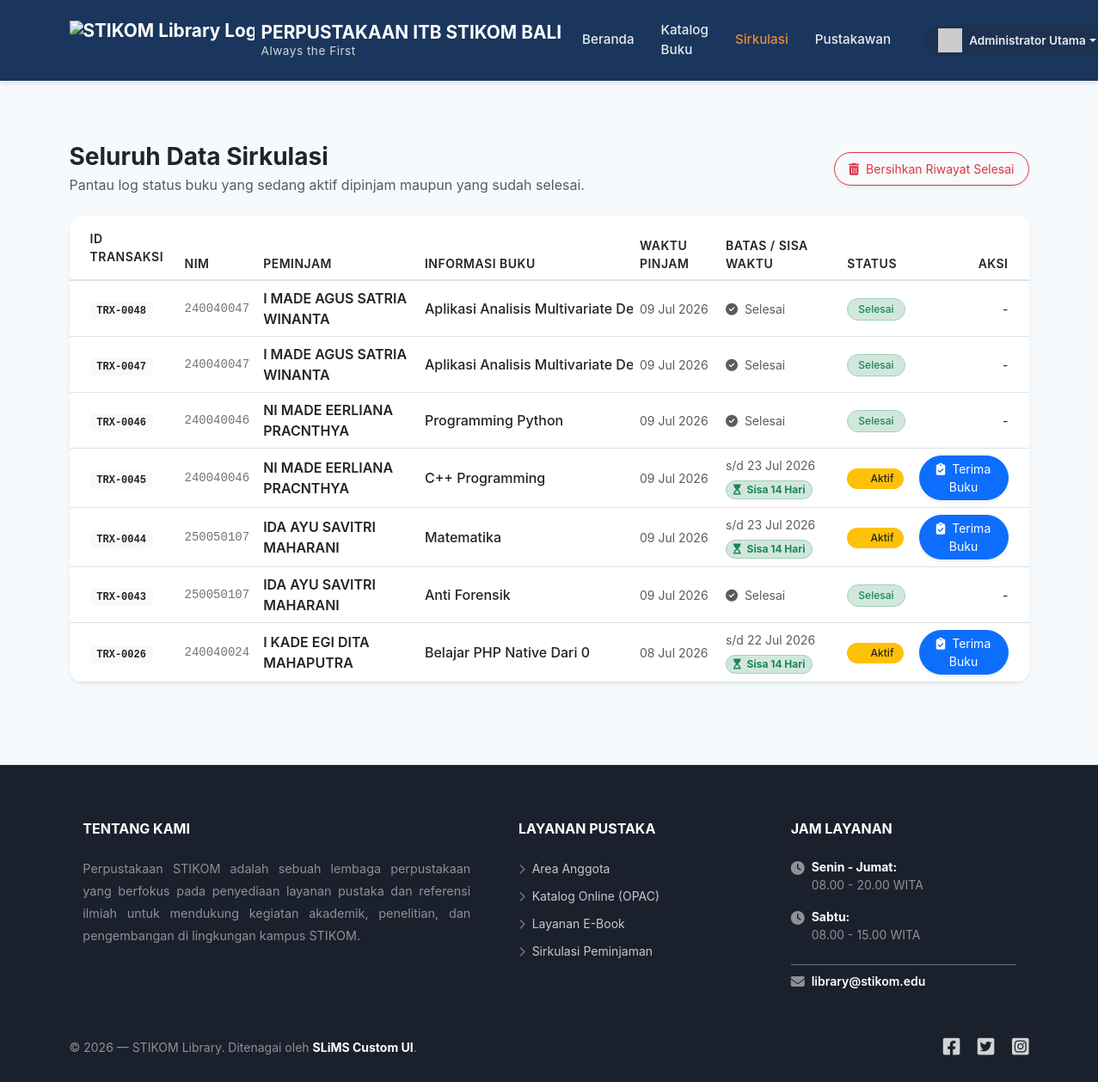
Screenshot of /peminjaman.php (signed in) with the database file from the repository.
### tables this page shows
CREATE TABLE loans (
    id INTEGER PRIMARY KEY AUTOINCREMENT, user_id INTEGER, 
    book_id INTEGER, tanggal_pinjam TEXT, status TEXT,
    FOREIGN KEY(user_id) REFERENCES users(id), FOREIGN KEY(book_id) REFERENCES books(id)
);

CREATE TABLE users (
    id INTEGER PRIMARY KEY AUTOINCREMENT, username TEXT UNIQUE, 
    password TEXT, nama_lengkap TEXT, role TEXT
);

CREATE TABLE books (
    id INTEGER PRIMARY KEY AUTOINCREMENT, judul TEXT, 
    pengarang TEXT, penerbit TEXT, stok INTEGER
);

### config.php (called while the page is built, shortened)
<?php
function isLoggedIn() {
    return isset($_SESSION['user_id']);
}
function hasRole($roles) {
    return isLoggedIn() && in_array($_SESSION['role'], (array)$roles);
}
?>

### peminjaman.php (the view, shortened to what this page needs)
<?php
require_once 'config.php';
if (hasRole(['Admin', 'Pustakawan'])) {
    $query = "SELECT l.*, b.judul, u.username, u.nama_lengkap FROM loans l
              JOIN books b ON l.book_id = b.id
              JOIN users u ON l.user_id = u.id
              ORDER BY l.id DESC";
    $stmt = $pdo->query($query);
}
$loans = $stmt->fetchAll();
$has_completed_loans = false;
foreach ($loans as $loan) {
    if ($loan['status'] === 'Dikembalikan') {
        $has_completed_loans = true;
        break;
    }
}
include 'header.php';
?>
<div class="container my-5 pt-4">
    <div class="row align-items-center mb-4">
        <div class="col-md-7">
            <h3 class="fw-bold text-dark mb-1">
                <?= hasRole(['Admin', 'Pustakawan']) ? 'Seluruh Data Sirkulasi' : 'Riwayat Peminjaman Anda' ?>
            </h3>
            <p class="text-muted mb-0">Pantau log status buku yang sedang aktif dipinjam maupun yang sudah selesai.</p>
        </div>
        <div class="col-md-5 text-md-end mt-3 mt-md-0">
            <?php if (hasRole(['Admin', 'Pustakawan']) && $has_completed_loans): ?>
                <form method="POST" onsubmit="return confirm('Apakah Anda yakin ingin menghapus SEMUA riwayat peminjaman yang sudah selesai/dikembalikan? Tindakan ini permanen.');" class="d-inline">
                    <button type="submit" class="btn btn-outline-danger btn-sm px-3 py-2 shadow-sm rounded-pill">
                        <i class="fas fa-trash-alt me-1"></i> Bersihkan Riwayat Selesai
                    </button>
                </form>
            <?php endif; ?>
        </div>
    </div>
    <div class="card card-sirkulasi border-0 shadow-sm">
        <div class="card-body p-0">
            <div class="table-responsive">
                <table class="table table-modern table-hover align-middle mb-0">
                    <thead class="text-muted small text-uppercase">
                        <tr>
                            <th class="ps-4 py-3">ID Transaksi</th>
                            <th>NIM</th>
                            <th>Peminjam</th>
                            <th>Informasi Buku</th>
                            <th>Waktu Pinjam</th>
                            <th>Batas / Sisa Waktu</th>
                            <th>Status</th>
                            <th class="text-end pe-4">Aksi</th>
                        </tr>
                    </thead>
                    <tbody>
                        <?php foreach($loans as $l): ?>
                        <tr>
                            <td class="ps-4 py-3 fw-bold text-secondary">
                                <span class="badge bg-light text-dark font-monospace">TRX-<?= sprintf("%04d", $l['id']) ?></span>
                            </td>
                            <td class="font-monospace text-secondary small">
                                <?= htmlspecialchars($l['username']) ?>
                            </td>
                            <td>
                                <span class="fw-semibold text-dark"><?= htmlspecialchars($l['nama_lengkap']) ?></span>
                            </td>
                            <td style="max-width: 250px;" class="text-truncate">
                                <span class="text-dark d-block fw-medium"><?= htmlspecialchars($l['judul']) ?></span>
                            </td>
                            <td class="text-muted small">
                                <?= date('d M Y', strtotime($l['tanggal_pinjam'])) ?>
                            </td>
                            <td>
                                <?php
                                if ($l['status'] === 'Dipinjam') {
                                    $tanggal_pinjam = strtotime($l['tanggal_pinjam']);
                                    $batas_kembali = strtotime('+14 days', $tanggal_pinjam);
                                    $hari_ini = strtotime(date('Y-m-d'));
                                    $selisih_detik = $batas_kembali - $hari_ini;
                                    $sisa_hari = round($selisih_detik / (60 * 60 * 24));
                                    echo '<small class="text-muted d-block mb-1">s/d ' . date('d M Y', $batas_kembali) . '</small>';
                                    if ($sisa_hari < 0) {
                                        echo '<span class="badge bg-danger-subtle text-danger border border-danger-subtle rounded-pill"><i class="fas fa-exclamation-circle me-1"></i> Terlambat ' . abs($sisa_hari) . ' Hari</span>';
                                    } elseif ($sisa_hari == 0) {
                                        echo '<span class="badge bg-warning-subtle text-warning-emphasis border border-warning-subtle rounded-pill"><i class="fas fa-hourglass-half me-1"></i> Hari Ini Batasnya!</span>';
                                    } else {
                                        echo '<span class="badge bg-success-subtle text-success border border-success-subtle rounded-pill"><i class="fas fa-hourglass-start me-1"></i> Sisa ' . $sisa_hari . ' Hari</span>';
                                    }
                                } else {
                                    echo '<span class="text-muted small"><i class="fas fa-check-circle text-muted me-1"></i> Selesai</span>';
                                }
                                ?>
                            </td>
                            <td>
                                <?php if($l['status'] == 'Dipinjam'): ?>
                                    <span class="badge badge-status bg-warning text-dark rounded-pill">
                                        <i class="spinner-grow spinner-grow-sm text-dark me-1" style="width: 8px; height: 8px;"></i> Aktif
                                    </span>
                                <?php else: ?>
                                    <span class="badge badge-status bg-success-subtle text-success border border-success-subtle rounded-pill">
                                        Selesai
                                    </span>
                                <?php endif; ?>
                            </td>
                            <td class="text-end pe-4">
                                <?php if ($l['status'] == 'Dipinjam' && hasRole(['Admin', 'Pustakawan'])): ?>
                                    <form method="POST" class="d-inline">
                                        <button class="btn btn-sm btn-primary rounded-pill px-3 shadow-sm font-weight-medium" onclick="return confirm('Terima pengembalian fisik buku ini?')">
                                            <i class="fas fa-clipboard-check me-1"></i> Terima Buku
                                        </button>
                                    </form>
                                <?php else: ?>
                                    <span class="text-muted-50 small">-</span>
                                <?php endif; ?>
                            </td>
                        </tr>
                        <?php endforeach; ?>
                    </tbody>
                </table>
            </div>
        </div>
    </div>
</div>
<?php include 'footer.php'; ?>

### header.php (style rules this page uses)
:root { --primary-color: #1a365d; --secondary-color: #ed8936; --bg-color: #f7fafc; }
body { background-color: var(--bg-color); font-family: -apple-system, BlinkMacSystemFont, "Segoe UI", Roboto, "Helvetica Neue", Arial, sans-serif; display: flex; flex-direction: column; min-height: 100vh; }
.card { border-radius: 10px; box-shadow: 0 4px 6px rgba(0,0,0,0.05); border: none; }

### peminjaman.php (style rules this page uses)
.table-modern thead { background-color: #f8f9fa; border-bottom: 2px solid #dee2e6; }
.table-modern th { font-weight: 600; letter-spacing: 0.5px; }
.card-sirkulasi { border-radius: 16px; overflow: hidden; }
.badge-status { font-weight: 500; padding: 0.5em 1em; }

### rows the page displays
loans: id "0048", user.username "240040047", user.nama_lengkap "I MADE AGUS SATRIA WINANTA", book.judul "Aplikasi Analisis Multivariate…", tanggal_pinjam "09 Jul 2026", status "Dikembalikan" (drawn)
loans: id "0047", user.username "240040047", user.nama_lengkap "I MADE AGUS SATRIA WINANTA", book.judul "Aplikasi Analisis Multivariate…", tanggal_pinjam "09 Jul 2026", status "Dikembalikan" (drawn)
loans: id "0046", user.username "240040046", user.nama_lengkap "NI MADE EERLIANA PRACNTHYA", book.judul "Programming Python", tanggal_pinjam "09 Jul 2026", status "Dikembalikan" (drawn)
loans: id "0045", user.username "240040046", user.nama_lengkap "NI MADE EERLIANA PRACNTHYA", book.judul "C++ Programming", tanggal_pinjam "09 Jul 2026", tanggal_pinjam "23 Jul 2026", status "Aktif"
loans: id "0044", user.username "250050107", user.nama_lengkap "IDA AYU SAVITRI MAHARANI", book.judul "Matematika", tanggal_pinjam "09 Jul 2026", tanggal_pinjam "23 Jul 2026", status "Aktif"
loans: id "0043", user.username "250050107", user.nama_lengkap "IDA AYU SAVITRI MAHARANI", book.judul "Anti Forensik", tanggal_pinjam "09 Jul 2026", status "Dikembalikan" (drawn)
loans: id "0026", user.username "240040024", user.nama_lengkap "I KADE EGI DITA MAHAPUTRA", book.judul "Belajar PHP Native Dari 0", tanggal_pinjam "08 Jul 2026", tanggal_pinjam "22 Jul 2026", status "Aktif"

### other values shown
$_SESSION['nama_lengkap'] "Administrator Utama"
